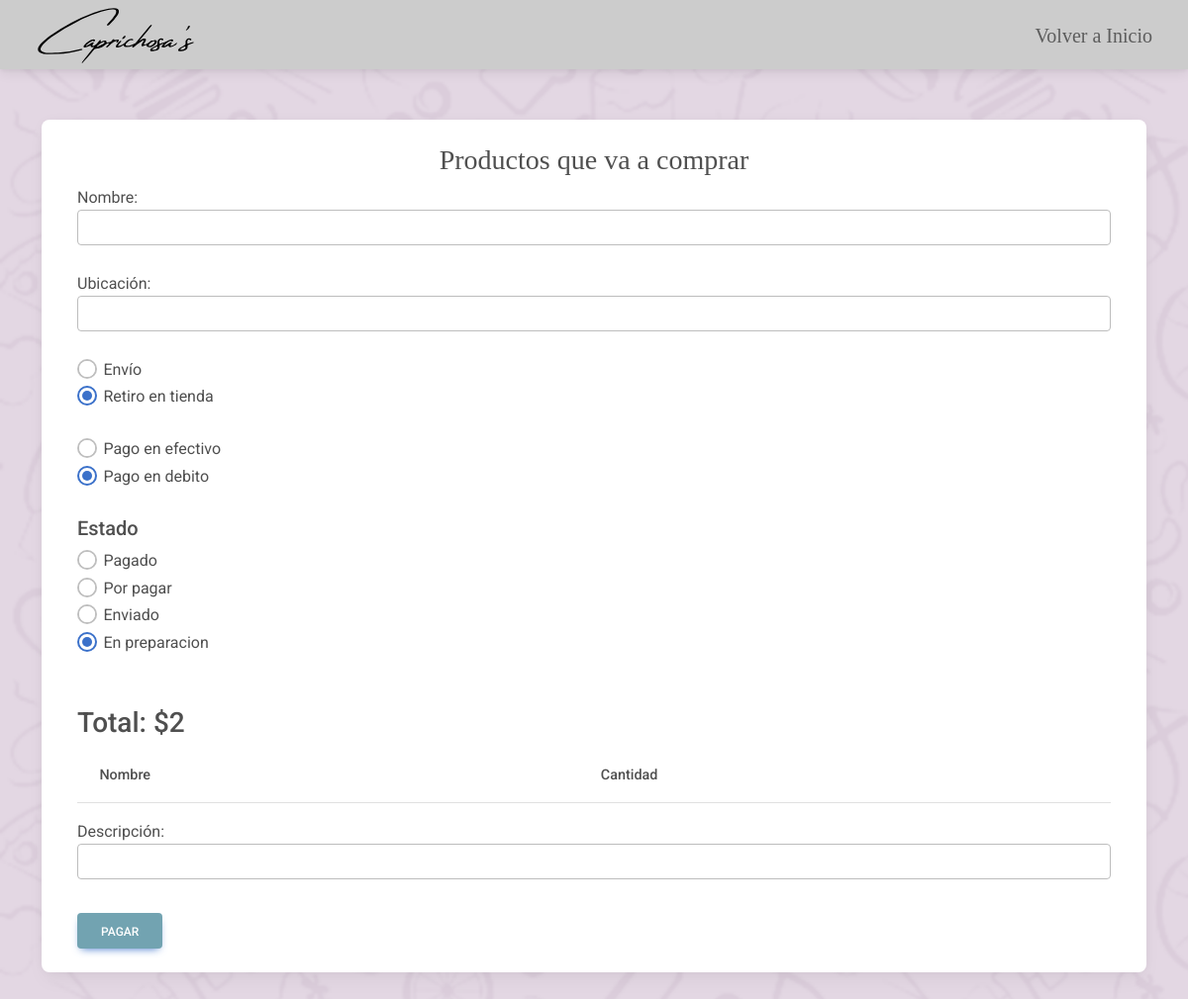
Screenshot of /pagar/2/ with the database file from the repository.
### core/models.py (models this page shows)
class TIPO_DESPACHO(models.Model):
    id = models.CharField(max_length=6 ,primary_key=True )
    Tnombre =  models.CharField(max_length=50 ,verbose_name='nombre')

class TIPO_PAGO(models.Model):
    id = models.CharField(max_length=6 ,primary_key=True )
    nombre =  models.CharField(max_length=50 ,verbose_name='nombre')

class STATUS(models.Model):
    id = models.IntegerField( primary_key=True )
    tipo_estado =  models.CharField( max_length=50 )

### core/views.py (the view)
# urls.py: path("pagar/<int:total>/", pagar,name="pagar"),
def pagar(request,total):
    print(total)
    total = total
    buy_order = str(1)
    session_id = str(1)
    return_url = 'http://127.0.0.1:8000/terminar/'
    tipo_pago = TIPO_PAGO.objects.filter()
    tipo_despacho = TIPO_DESPACHO.objects.filter()
    status = STATUS.objects.filter()
    print(tipo_despacho)
    amount = total
    total= str('{:,.0f}'.format(total).replace(",", "@").replace(".", ",").replace("@", "."))
    try:
        response = Transaction().create(buy_order, session_id, amount, return_url)
        context = {'total':total,"response":response, 'tipo_pago': tipo_pago, 'tipo_despacho': tipo_despacho, 'status': status}
        print(amount)
        return render(request, 'core/Carrito/pagar.html', context)
    except TransbankError as e:
        print(e.message)
        print(e.message)
        error =e.message
        context ={'total':total,"error":error,  'tipo_pago': tipo_pago, 'tipo_despacho': tipo_despacho , 'status': status}
        return render(request, 'core/Carrito/pagar.html', context)

### core/context_processor.py (called while the page is built)
def importe_total_carro(request):
    total=0
    if 'carro' in request.session:
        for key, value in request.session["carro"].items():
            total += int(value["acumulado"])
    return {'importe_total_carro':total}

def counter(request):
    cart_count = 0
    if 'carro' in request.session:
        for key, value in request.session["carro"].items():
            cart_count +=  int(value["cantidad"])
    return dict(cart_count=cart_count)

### core/templates/core/Carrito/pagar.html (shortened to what this page needs)
<!DOCTYPE html>
<html lang="es">
  {%load static%}
<head>
  <link rel="stylesheet" href="{% static 'core/css/styles.css'%}">
  <link href="https://cdnjs.cloudflare.com/ajax/libs/font-awesome/6.0.0/css/all.min.css" rel="stylesheet" />
  <link href="https://cdnjs.cloudflare.com/ajax/libs/mdb-ui-kit/6.2.0/mdb.min.css" rel="stylesheet" />
</head>
<body class="pagar">
  <header>
    <nav class="navbar navbar-expand-lg">
      <div class="container-fluid">
        <a class="navbar-brand" href="/"><img class="px-4" src="{% static 'core/img/logo.svg'%}" alt="Logo" height="60"></a>
        <div class="collapse navbar-collapse justify-content-end" id="navbarNavAltMarkup">
          <ul class="navbar-nav">
            <li class="nav-item">
              <a class="nav-link px-4" href="/">Volver a Inicio</a>
            </li>
          </ul>
        </div>
      </div>
    </nav>
  </header>
  <br>
  <br>
  <section>
    <div class="container">
      <div class="card">
        <div class="card-body">
          <h3 class="card-title text-center vertiky">Productos que va a comprar</h3>
          <div class="container">
            <form action="{% url 'agregar_boleta' %}" method="POST">{% csrf_token %}
              <div class="form-group">
                <label for="nombre">Nombre:</label>
                <input type="text" name="cliente" id="cliente" class="form-control" required>
                <br>
              </div>
              <div class="form-group">
                <label for="ubicacion">Ubicación:</label>
                <input type="text" name="ubicacion" id="ubicacion" class="form-control" required>
                <br>
              </div>
              {% for i in tipo_despacho %}
                <div class="form-check">
                    <input class="form-check-input" type="radio" name="tipo_despacho" id="delivery" value='{{ i.id }}' checked>
                    <label class="form-check-label" for="delivery">
                        {{ i.Tnombre }}
                    </label>
                </div>
              {% endfor %}
              <br>
              {% for i in tipo_pago%}
              <div class="form-check">
                <input class="form-check-input" type="radio" name="tipo_pago" id="tipo_pago" value='{{ i.id }}' checked>
                <label class="form-check-label" for="cash">
                  {{i.nombre}}
                </label>
              </div>
              {% endfor %}
              <br>
              <h5>Estado</h5>
              {% for i in status%}
              <div class="form-check">
                <input class="form-check-input" type="radio" name="status" id="status" value='{{ i.id }}' checked>
                <label class="form-check-label" for="cash">
                  {{i.tipo_estado}}
                </label>
              </div>
              {% endfor %}
              <br>
              <h3 class="mt-4">Total: ${{ total }}</h3>
              <table class="table">
                <thead>
                  <tr>
                    <th>Nombre</th>
                    <th>Cantidad</th>
                  </tr>
                </thead>
              </table>
              <div class="form-group">
                <label for="descripcion">Descripción:</label>
                <input type="text" name="descripcion" id="descripcion" class="form-control" required>
                  <br>
              </div>
              <input type="submit" class="btn btn-primary mt-2" value="Pagar">
            </form>
          </div>
        </div>
      </div>
    </div>
  </section>
<br>
<br>
</body>
</html>

### core/static/core/css/styles.css (style rules this page uses)
body { background-image: url(../img/bodybg.png); background-repeat: no-repeat; background-attachment: fixed; background-size: cover; }
.navbar { background-color: #CCCCCC; height: 70px; }
#navbarNavAltMarkup { font-size: 20px; background-color: #CCCCCC; }
.vertiky { font-family: "vertiky"; }
.btn-primary { background-color: #72A3B1 !important; border-color: #79E2E8 !important; }
.nav-link { font-family: vertiky; --nav-pills-link-font-size: 100px; }

### rows the page displays
TIPO_DESPACHO: Tnombre "Envío"
TIPO_DESPACHO: Tnombre "Retiro en tienda"
TIPO_PAGO: nombre "Pago en efectivo"
TIPO_PAGO: nombre "Pago en debito"
STATUS: tipo_estado "Pagado"
STATUS: tipo_estado "Por pagar"
STATUS: tipo_estado "Enviado"
STATUS: tipo_estado "En preparacion"

### other values shown
{{ total }} "2"
